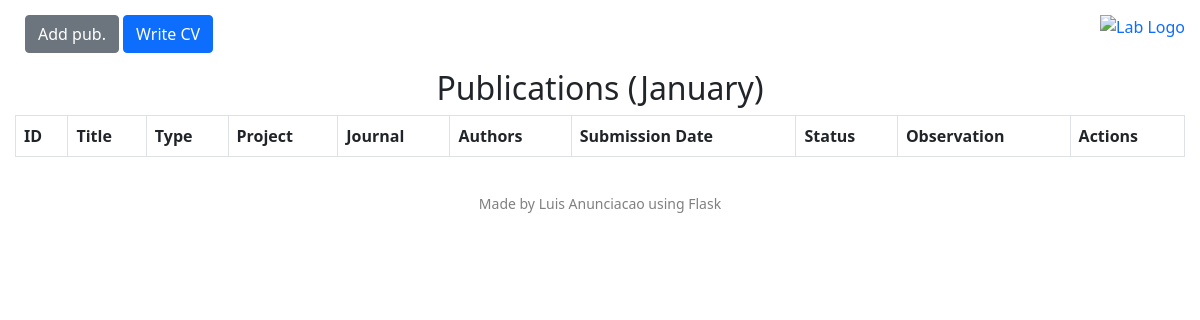
Before: / with the older database file.
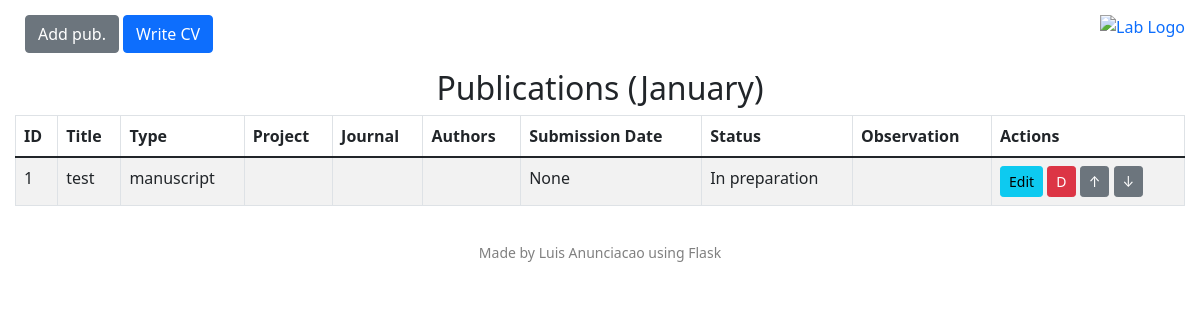
After: the same page with the newer database file.
### tables this page shows
CREATE TABLE publications (
                    id INTEGER PRIMARY KEY AUTOINCREMENT,
                    title TEXT NOT NULL,
                    type TEXT NOT NULL,
                    project TEXT,
                    journal TEXT,
                    authors TEXT,
                    submission_date DATE,
                    status TEXT,
                    observation TEXT
                );

### app.py (the view)
@app.route("/")
def index():
    with get_db_connection() as conn:
        cur = conn.cursor()
        cur.execute("SELECT * FROM publications ORDER BY id;")
        publications = cur.fetchall()
    publications = [
        (
            pub[0],  # id
            pub[1],  # title
            pub[2],  # type
            pub[3],  # project
            pub[4],  # journal
            pub[5],  # authors
            pub[6],  # submission_date
            pub[7],  # status
            make_links_clickable(pub[8])  # observation
        )
        for pub in publications
    ]
    return render_template("index.html", publications=publications, statuses=STATUS_CHOICES)

### app.py (called while the page is built)
def get_db_connection():
    conn = sqlite3.connect(DATABASE_FILE)
    return conn

def make_links_clickable(observation):
    if not isinstance(observation, str):
        return observation  # If it's not a string, return as-is
    url_pattern = r'(https?://\S+|www\.\S+)'
    def replace_with_link(match):
        url = match.group(0)
        if url.startswith("www."):
            url = f"http://{url}"
        return f"<a href='{url}' target='_blank' style='color: blue; text-decoration: underline;'>click here</a>"
    return re.sub(url_pattern, replace_with_link, observation)

### templates/index.html (shortened to what this page needs)
<!DOCTYPE html>
<html lang="en">
<head>
    <link rel="stylesheet" href="https://cdn.jsdelivr.net/npm/bootstrap@5.1.3/dist/css/bootstrap.min.css">
    <link rel="stylesheet" href="https://cdn.datatables.net/1.13.6/css/jquery.dataTables.min.css">
</head>
<body>
    <div>
        <a href="https://www.labmm.org" target="_blank">
            <img id="lab-image" src="https://labmm.org/wp-content/uploads/2024/08/MMFV1-PNG.webp" alt="Lab Logo">
        </a>
        <div id="content">
            <button class="btn btn-secondary mb-3" id="toggle-sidebar">Add pub.</button>
            <button class="btn btn-primary mb-3" id="write-cv">Write CV</button>
            <h2 class="text-center">Publications (January)</h2>
            <div class="table-responsive">
                <table id="publications-table" class="table table-bordered table-striped table-hover">
                    <thead>
                        <tr>
                            <th>ID</th>
                            <th>Title</th>
                            <th>Type</th>
                            <th>Project</th>
                            <th>Journal</th>
                            <th>Authors</th>
                            <th>Submission Date</th>
                            <th>Status</th>
                            <th>Observation</th>
                            <th>Actions</th>
                        </tr>
                    </thead>
                    <tbody>
                        {% for pub in publications %}
                        <tr>
                            <td>{{ pub[0] }}</td>
                            <td>{{ pub[1] }}</td>
                            <td>{{ pub[2] }}</td>
                            <td>{{ pub[3] }}</td>
                            <td>{{ pub[4] }}</td>
                            <td>{{ pub[5] }}</td>
                            <td>{{ pub[6] }}</td>
                            <td>{{ pub[7] }}</td>
                            <td>{{ pub[8]|safe }}</td>
                            <td>
                                <button class="btn btn-sm btn-info edit-btn" data-id="{{ pub[0] }}"
                                    data-title="{{ pub[1] }}" data-type="{{ pub[2] }}" data-project="{{ pub[3] }}"
                                    data-journal="{{ pub[4] }}" data-authors="{{ pub[5] }}"
                                    data-submission_date="{{ pub[6] }}" data-status="{{ pub[7] }}"
                                    data-observation="{{ pub[8] }}">Edit</button>
                                <form action="/delete/{{ pub[0] }}" method="POST" style="display:inline-block;">
                                    <button type="submit" class="btn btn-sm btn-danger">D</button>
                                </form>
                                <button class="btn btn-sm btn-secondary move-up">↑</button>
                                <button class="btn btn-sm btn-secondary move-down">↓</button>
                            </td>
                        </tr>
                        {% endfor %}
                    </tbody>
                </table>
            </div>
            <div id="footer">
                Made by Luis Anunciacao using Flask
            </div>
        </div>
    </div>
</body>
</html>

### templates/index.html (style rules this page uses)
#content { margin-left: 0; padding: 15px; transition: margin-left 0.3s ease-in-out; }
#toggle-sidebar { margin-left: 10px; }
#lab-image { position: absolute; top: 15px; right: 15px; max-width: 150px; max-height: 150px; }
#footer { margin-top: 20px; text-align: center; font-size: 14px; color: gray; }

Changed rows visible on the page:
added publications: id "1", title "test", type "manuscript", pub "None", status "In preparation"
